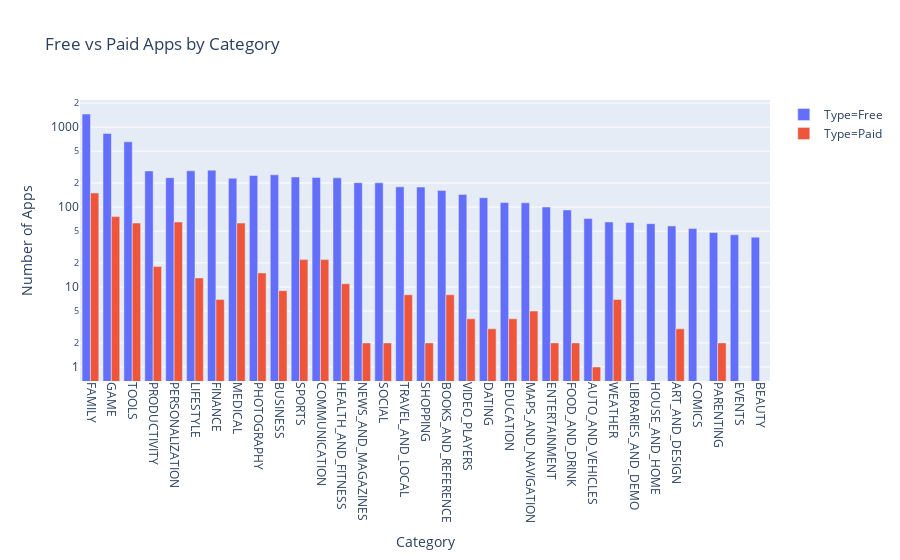

Notebook cell for this chart:
### Markdown cell above
**Challenge**: Use the plotly express bar [chart examples](https://plotly.com/python/bar-charts/#bar-chart-with-sorted-or-ordered-categories) and the [.bar() API reference](https://plotly.com/python-api-reference/generated/plotly.express.bar.html#plotly.express.bar) to create this bar chart: 

<img src=https://imgur.com/LE0XCxA.png>

You'll want to use the `df_free_vs_paid` DataFrame that you created above that has the total number of free and paid apps per category. 

See if you can figure out how to get the look above by changing the `categoryorder` to 'total descending' as outlined in the documentation here [here](https://plotly.com/python/categorical-axes/#automatically-sorting-categories-by-name-or-total-value).

### Code cell
import plotly.graph_objects as go
fig = go.Figure()
fig.add_trace(go.Bar(x=df_free_vs_paid[df_free_vs_paid.Type=='Free'].Category,
                     y=df_free_vs_paid[df_free_vs_paid.Type=='Free'].App,
                     name='Type=Free'))
fig.add_trace(go.Bar(x=df_free_vs_paid[df_free_vs_paid.Type=='Paid'].Category,
                     y=df_free_vs_paid[df_free_vs_paid.Type=='Paid'].App,
                     name='Type=Paid'))
fig.update_layout(title='Free vs Paid Apps by Category',
                  xaxis_title='Category',
                  yaxis_title='Number of Apps',
                  yaxis=dict(type='log'),
                  xaxis_tickangle=90,
                  xaxis={'categoryorder':'total descending'},
                  height=500,
                 )
fig.show()

### Figure 1 — Plotly figure (JSON) as saved in the notebook; plotly's stock layout.template omitted (floating-point values rounded to 4 significant figures)
{"data": [{"name": "Type=Free", "type": "bar", "x": ["ART_AND_DESIGN", "AUTO_AND_VEHICLES", "BEAUTY", "BOOKS_AND_REFERENCE", "BUSINESS", "COMICS", "COMMUNICATION", "DATING", "EDUCATION", "ENTERTAINMENT", "EVENTS", "FAMILY", "FINANCE", "FOOD_AND_DRINK", "GAME", "HEALTH_AND_FITNESS", "HOUSE_AND_HOME", "LIBRARIES_AND_DEMO", "LIFESTYLE", "MAPS_AND_NAVIGATION", "MEDICAL", "NEWS_AND_MAGAZINES", "PARENTING", "PERSONALIZATION", "PHOTOGRAPHY", "PRODUCTIVITY", "SHOPPING", "SOCIAL", "SPORTS", "TOOLS", "TRAVEL_AND_LOCAL", "VIDEO_PLAYERS", "WEATHER"], "y": [58, 72, 42, 161, 253, 54, 235, 131, 114, 100, 45, 1456, 289, 92, 834, 232, 62, 64, 284, 113, 229, 202, 48, 233, 248, 283, 178, 201, 238, 656, 179, 144, 65]}, {"name": "Type=Paid", "type": "bar", "x": ["ART_AND_DESIGN", "AUTO_AND_VEHICLES", "BOOKS_AND_REFERENCE", "BUSINESS", "COMMUNICATION", "DATING", "EDUCATION", "ENTERTAINMENT", "FAMILY", "FINANCE", "FOOD_AND_DRINK", "GAME", "HEALTH_AND_FITNESS", "LIFESTYLE", "MAPS_AND_NAVIGATION", "MEDICAL", "NEWS_AND_MAGAZINES", "PARENTING", "PERSONALIZATION", "PHOTOGRAPHY", "PRODUCTIVITY", "SHOPPING", "SOCIAL", "SPORTS", "TOOLS", "TRAVEL_AND_LOCAL", "VIDEO_PLAYERS", "WEATHER"], "y": [3, 1, 8, 9, 22, 3, 4, 2, 150, 7, 2, 76, 11, 13, 5, 63, 2, 2, 65, 15, 18, 2, 2, 22, 63, 8, 4, 7]}], "layout": {"autosize": true, "title": {"text": "Free vs Paid Apps by Category"}, "xaxis": {"autorange": true, "categoryorder": "total descending", "range": [-0.5, 32.5], "tickangle": 90, "title": {"text": "Category"}, "type": "category"}, "yaxis": {"autorange": true, "range": [-0.1757, 3.339], "title": {"text": "Number of Apps"}, "type": "log"}}}
